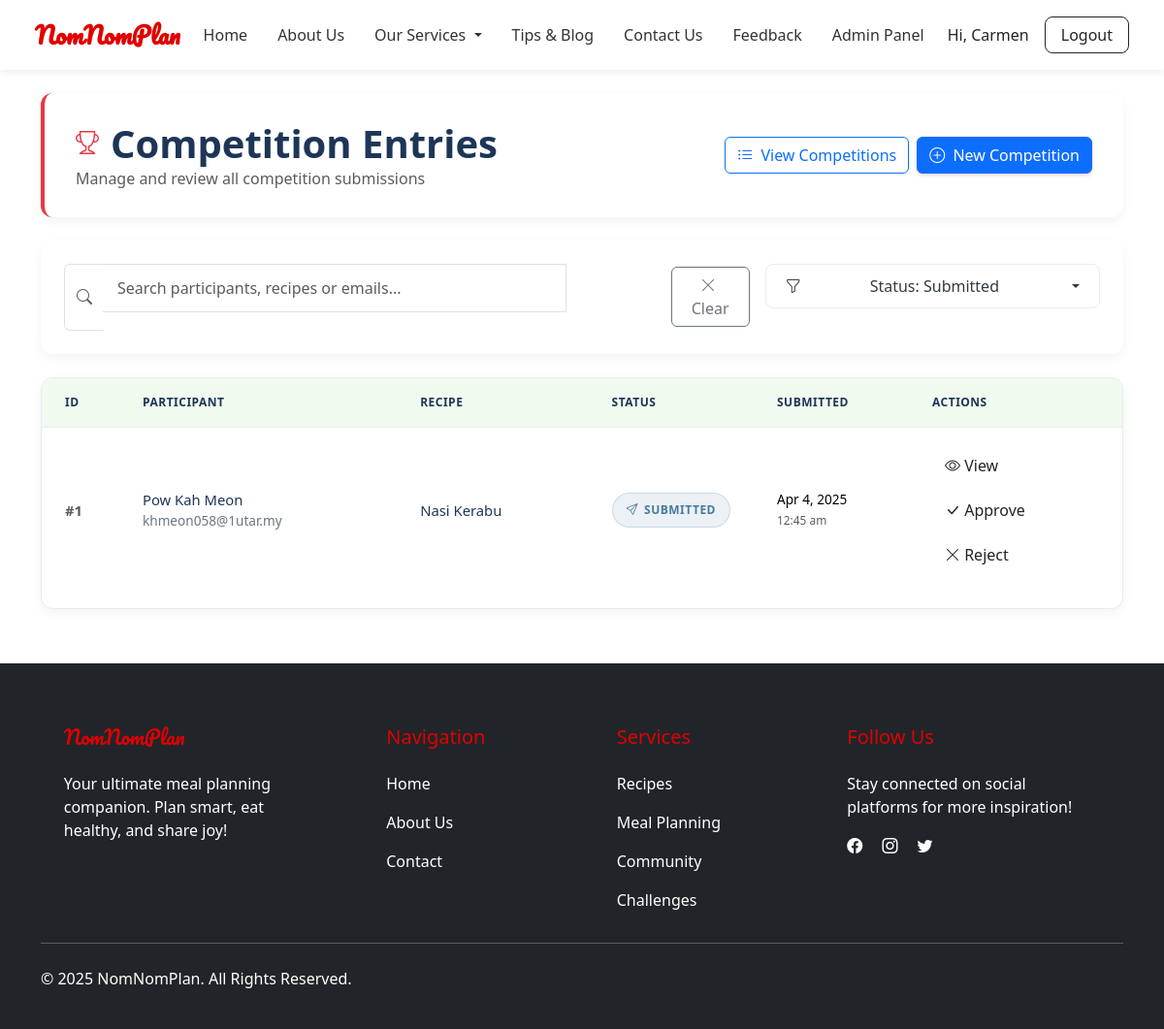
The page /competition-module/view-entries.php?status=submitted (signed in) on the database its author committed.
### tables this page shows
CREATE TABLE `competition_entries` (
  `entry_id` int(11) NOT NULL,
  `user_id` int(11) NOT NULL,
  `competition_id` int(11) NOT NULL,
  `recipe_id` int(11) NOT NULL,
  `status` varchar(20) DEFAULT 'submitted',
  `submitted_at` datetime DEFAULT current_timestamp()
);

CREATE TABLE `users` (
  `id` int(11) NOT NULL,
  `name` varchar(100) NOT NULL,
  `email` varchar(100) NOT NULL,
  `password` varchar(255) NOT NULL,
  `role` enum('user','admin') DEFAULT 'user',
  `created_at` timestamp NOT NULL DEFAULT current_timestamp()
);

CREATE TABLE `recipes` (
  `id` int(11) NOT NULL,
  `title` varchar(255) NOT NULL,
  `description` text DEFAULT NULL,
  `ingredients` longtext DEFAULT NULL,
  `steps` longtext DEFAULT NULL,
  `cuisine` varchar(100) DEFAULT NULL,
  `prep_time` int(11) DEFAULT NULL,
  `cook_time` int(11) DEFAULT NULL,
  `total_time` int(11) DEFAULT NULL,
  `difficulty` enum('easy','medium','hard') DEFAULT NULL,
  `nutrition` longtext DEFAULT NULL,
  `status` enum('draft','pending','approved','rejected') DEFAULT 'pending',
  `is_public` tinyint(1) DEFAULT 1,
  `view_count` int(11) DEFAULT 0,
  `created_by` int(11) DEFAULT NULL,
  `created_at` timestamp NOT NULL DEFAULT current_timestamp(),
  `updated_at` timestamp NOT NULL DEFAULT current_timestamp() ON UPDATE current_timestamp(),
  `admin_note` text DEFAULT NULL
);

### competition-module/view-entries.php (the view, shortened to what this page needs)
<?php
include '../includes/db.php';
$search = $_GET['search'] ?? '';
$status_filter = $_GET['status'] ?? 'all';
$sql = "SELECT
    ce.entry_id AS id,
    u.name AS name,
    u.email AS email,
    r.title AS recipe_name,
    ce.status,
    r.id AS recipe_id,
    ce.submitted_at
FROM competition_entries ce
JOIN users u ON ce.user_id = u.id
JOIN recipes r ON ce.recipe_id = r.id";
$where = [];
$params = [];
$types = '';
if ($status_filter !== 'all') {
    $where[] = "ce.status = ?";
    $params[] = $status_filter;
    $types .= 's';
}
if (!empty($where)) {
    $sql .= " WHERE " . implode(" AND ", $where);
}
$sql .= " ORDER BY ce.submitted_at DESC";
$stmt = $conn->prepare($sql);
if (!empty($params)) {
    $stmt->bind_param($types, ...$params);
}
$stmt->execute();
$result = $stmt->get_result();
?>
<!DOCTYPE html>
<html lang="en">
<head>
    <link href="https://cdn.jsdelivr.net/npm/bootstrap@5.3.2/dist/css/bootstrap.min.css" rel="stylesheet">
    <link href="https://cdn.jsdelivr.net/npm/bootstrap-icons@1.10.5/font/bootstrap-icons.css" rel="stylesheet">
</head>
<body class="d-flex flex-column min-vh-100">
<?php include '../navbar.php'; ?>
<main class="container flex-grow-1 py-4">
    <div class="page-header">
        <div class="d-flex flex-column flex-md-row justify-content-between align-items-start align-items-md-center">
            <div class="mb-3 mb-md-0">
                <h1 class="page-title">
                    <i class="bi bi-trophy"></i> Competition Entries
                </h1>
                <p class="text-muted mb-0">Manage and review all competition submissions</p>
            </div>
            <div class="d-flex gap-2">
                <a href="competition-list.php" class="btn btn-outline-primary">
                    <i class="bi bi-list-ul me-1"></i> View Competitions
                </a>
                <a href="add-competition.php" class="btn btn-primary">
                    <i class="bi bi-plus-circle me-1"></i> New Competition
                </a>
            </div>
        </div>
    </div>
    <div class="search-container">
        <div class="row g-3">
            <div class="col-md-8">
                <form method="GET" class="d-flex align-items-center">
                    <div class="input-group">
                        <span class="input-group-text bg-white border-end-0">
                            <i class="bi bi-search text-muted"></i>
                        </span>
                        <input type="text" name="search" class="form-control search-input border-start-0"
                               placeholder="Search participants, recipes or emails..."
                               value="<?= htmlspecialchars($search) ?>">
                        <button type="submit" class="btn search-btn text-white">
                            <i class="bi bi-search me-1"></i> Search
                        </button>
                    </div>
                    <?php if (!empty($search) || $status_filter !== 'all'): ?>
                        <a href="?" class="btn btn-outline-secondary clear-btn ms-2">
                            <i class="bi bi-x-lg me-1"></i> Clear
                        </a>
                    <?php endif; ?>
                </form>
            </div>
            <div class="col-md-4">
                <div class="filter-dropdown">
                    <div class="dropdown">
                        <button class="btn dropdown-toggle" type="button"
                                id="filterDropdown" data-bs-toggle="dropdown" aria-expanded="false">
                            <i class="bi bi-funnel me-1"></i>
                            <span class="filter-text">Status: <?= ucfirst($status_filter) ?></span>
                        </button>
                    </div>
                </div>
            </div>
        </div>
    </div>
    <?php if (mysqli_num_rows($result) > 0): ?>
        <div class="table-container">
            <div class="table-responsive">
                <table class="table table-hover align-middle">
                    <thead>
                        <tr>
                            <th width="80">ID</th>
                            <th>Participant</th>
                            <th>Recipe</th>
                            <th width="140">Status</th>
                            <th width="160">Submitted</th>
                            <th width="220">Actions</th>
                        </tr>
                    </thead>
                    <tbody>
                        <?php while ($row = $result->fetch_assoc()): ?>
                            <tr>
                                <td class="fw-semibold text-muted">#<?= htmlspecialchars($row['id']) ?></td>
                                <td>
                                    <div class="d-flex flex-column">
                                        <span class="participant-name"><?= htmlspecialchars($row['name']) ?></span>
                                        <span class="participant-email"><?= htmlspecialchars($row['email']) ?></span>
                                    </div>
                                </td>
                                <td>
                                    <a href="view.php?id=<?= $row['recipe_id'] ?>" class="recipe-name text-decoration-none">
                                        <?= htmlspecialchars($row['recipe_name']) ?>
                                    </a>
                                </td>
                                <td>
                                    <span class="status-badge badge-<?= strtolower($row['status']) ?>">
                                        <i class="bi <?=
                                            match(strtolower($row['status'])) {
                                                'approved' => 'bi-check-circle',
                                                'rejected' => 'bi-x-circle',
                                                'pending' => 'bi-hourglass',
                                                'submitted' => 'bi-send',
                                                default => 'bi-question-circle'
                                            }
                                        ?>"></i>
                                        <?= htmlspecialchars($row['status']) ?>
                                    </span>
                                </td>
                                <td class="submission-date">
                                    <?= date("M j, Y", strtotime($row['submitted_at'])) ?>
                                    <br>
                                    <small class="text-muted"><?= date("g:i a", strtotime($row['submitted_at'])) ?></small>
                                </td>
                                <td>
                                    <div class="action-btns">
                                        <a href="view.php?id=<?= $row['recipe_id'] ?>"
                                           class="btn action-btn view-btn"
                                           data-bs-toggle="tooltip" data-bs-placement="top" title="View Recipe">
                                            <i class="bi bi-eye"></i>
                                            <span class="d-none d-md-inline">View</span>
                                        </a>
                                        <?php if ($row['status'] == 'submitted' || $row['status'] == 'pending'): ?>
                                            <a href="approve_reject.php?id=<?= $row['id'] ?>&action=approve"
                                               class="btn action-btn approve-btn"
                                               data-bs-toggle="tooltip" data-bs-placement="top" title="Approve Entry">
                                                <i class="bi bi-check-lg"></i>
                                                <span class="d-none d-md-inline">Approve</span>
                                            </a>
                                            <a href="approve_reject.php?id=<?= $row['id'] ?>&action=reject"
                                               class="btn action-btn reject-btn"
                                               data-bs-toggle="tooltip" data-bs-placement="top" title="Reject Entry">
                                                <i class="bi bi-x-lg"></i>
                                                <span class="d-none d-md-inline">Reject</span>
                                            </a>
                                        <?php endif; ?>
                                    </div>
                                </td>
                            </tr>
                        <?php endwhile; ?>
                    </tbody>
                </table>
            </div>
        </div>
    <?php endif; ?>
</main>
<?php include '../includes/footer.php'; ?>
</body>
</html>

### competition-module/view-entries.php (style rules this page uses)
:root { --primary-color: #E63946; --primary-light: rgba(230, 57, 70, 0.1); --success-color: #2A9D8F; --success-light: rgba(42, 157, 143, 0.1); --danger-color: #E76F51; --danger-light: rgba(231, 111, 81, 0.1); --warning-color: #F4A261; --warning-light: rgba(244, 162, 97, 0.1); --info-color: #457B9D; --info-light: rgba(69, 123, 157, 0.1); --dark-color: #1D3557; --light-color: #F1FAEE; --gray-100: #f8f9fa; --gray-200: #e9ecef; --gray-300: #dee2e6; --gray-500: #adb5bd; --gray-600: #6c757d; --gray-800: #343a40; --border-radius: 12px; --box-shadow: 0 4px 12px rgba(0, 0, 0, 0.05); --transition: all 0.2s ease-in-out; }
body { font-family: 'Inter', -apple-system, BlinkMacSystemFont, sans-serif; background-color: #f8fafc; color: var(--gray-800); line-height: 1.6; }
.page-header { background-color: white; border-radius: var(--border-radius); padding: 1.75rem 2rem; margin-bottom: 1.5rem; box-shadow: var(--box-shadow); border-left: 4px solid var(--primary-color); }
.page-title { color: var(--dark-color); font-weight: 700; margin-bottom: 0; display: flex; align-items: center; gap: 0.75rem; }
.page-title i { color: var(--primary-color); font-size: 1.5rem; }
.btn-primary { background-color: var(--primary-color); border-color: var(--primary-color); font-weight: 600; padding: 0.625rem 1.5rem; border-radius: 8px; transition: var(--transition); box-shadow: 0 2px 4px rgba(230, 57, 70, 0.2); }
.btn-outline-primary { color: var(--primary-color); border-color: var(--primary-color); font-weight: 500; }
.search-container { background-color: white; border-radius: var(--border-radius); padding: 1.5rem; box-shadow: var(--box-shadow); margin-bottom: 1.5rem; }
.search-input { border-radius: 8px; padding: 0.625rem 1rem; border: 1px solid var(--gray-200); transition: var(--transition); font-size: 0.95rem; }
.search-btn { border-radius: 8px; padding: 0.625rem 1.5rem; background-color: var(--primary-color); border: none; font-weight: 500; transition: var(--transition); }
.clear-btn { border-radius: 8px; padding: 0.625rem 1.5rem; transition: var(--transition); }
.filter-dropdown .dropdown-toggle { border-radius: 8px; padding: 0.625rem 1.25rem; background-color: white; color: var(--gray-800); border: 1px solid var(--gray-200); font-weight: 500; width: 100%; text-align: left; display: flex; align-items: center; justify-content: space-between; transition: var(--transition); }
.filter-dropdown .dropdown-toggle::after { margin-left: 0.5rem; }
.table-container { background-color: white; border-radius: var(--border-radius); box-shadow: var(--box-shadow); overflow: hidden; margin-bottom: 2rem; border: 1px solid var(--gray-200); }
.table { margin-bottom: 0; font-size: 0.925rem; }
.table thead th { background-color: var(--light-color); color: var(--dark-color); font-weight: 600; padding: 1rem 1.5rem; text-transform: uppercase; font-size: 0.75rem; letter-spacing: 0.5px; border-bottom: 1px solid var(--gray-200); white-space: nowrap; }
.table tbody td { padding: 1.25rem 1.5rem; vertical-align: middle; border-top: 1px solid var(--gray-200); }
.table tbody tr:last-child td { border-bottom: none; }
.status-badge { display: inline-flex; align-items: center; gap: 6px; padding: 0.5rem 0.875rem; border-radius: 50px; font-size: 0.75rem; font-weight: 600; text-transform: uppercase; letter-spacing: 0.5px; transition: var(--transition); }
.badge-submitted { background-color: var(--info-light); color: var(--info-color); border: 1px solid rgba(69, 123, 157, 0.2); }
.action-btn { border-radius: 6px; padding: 0.5rem 0.875rem; font-size: 0.825rem; font-weight: 500; margin-right: 0.5rem; transition: var(--transition); border: 1px solid transparent; display: inline-flex; align-items: center; gap: 0.25rem; }
.view-btn { background-color: white; color: var(--primary-color); border-color: var(--primary-color); }
.approve-btn { background-color: white; color: var(--success-color); border-color: var(--success-color); }
.reject-btn { background-color: white; color: var(--danger-color); border-color: var(--danger-color); }
.submission-date { font-size: 0.85rem; color: var(--gray-600); white-space: nowrap; }
.recipe-name { font-weight: 500; color: var(--dark-color); transition: var(--transition); }
.participant-name { font-weight: 500; color: var(--dark-color); }
.participant-email { font-size: 0.85rem; color: var(--gray-600); word-break: break-all; }
.action-btns { display: flex; flex-wrap: wrap; gap: 0.5rem; }

### rows shown on the page
competition_entries: entry_id "1", user.name "Pow Kah Meon", user.email "khmeon058@1utar.my", recipe.title "Nasi Kerabu", status "SUBMITTED", submitted_at "Apr 4, 2025", submitted_at "12:45 am"

### other values the page prints
$_SESSION['user_name'] "Carmen"
$status_filter "Submitted"
